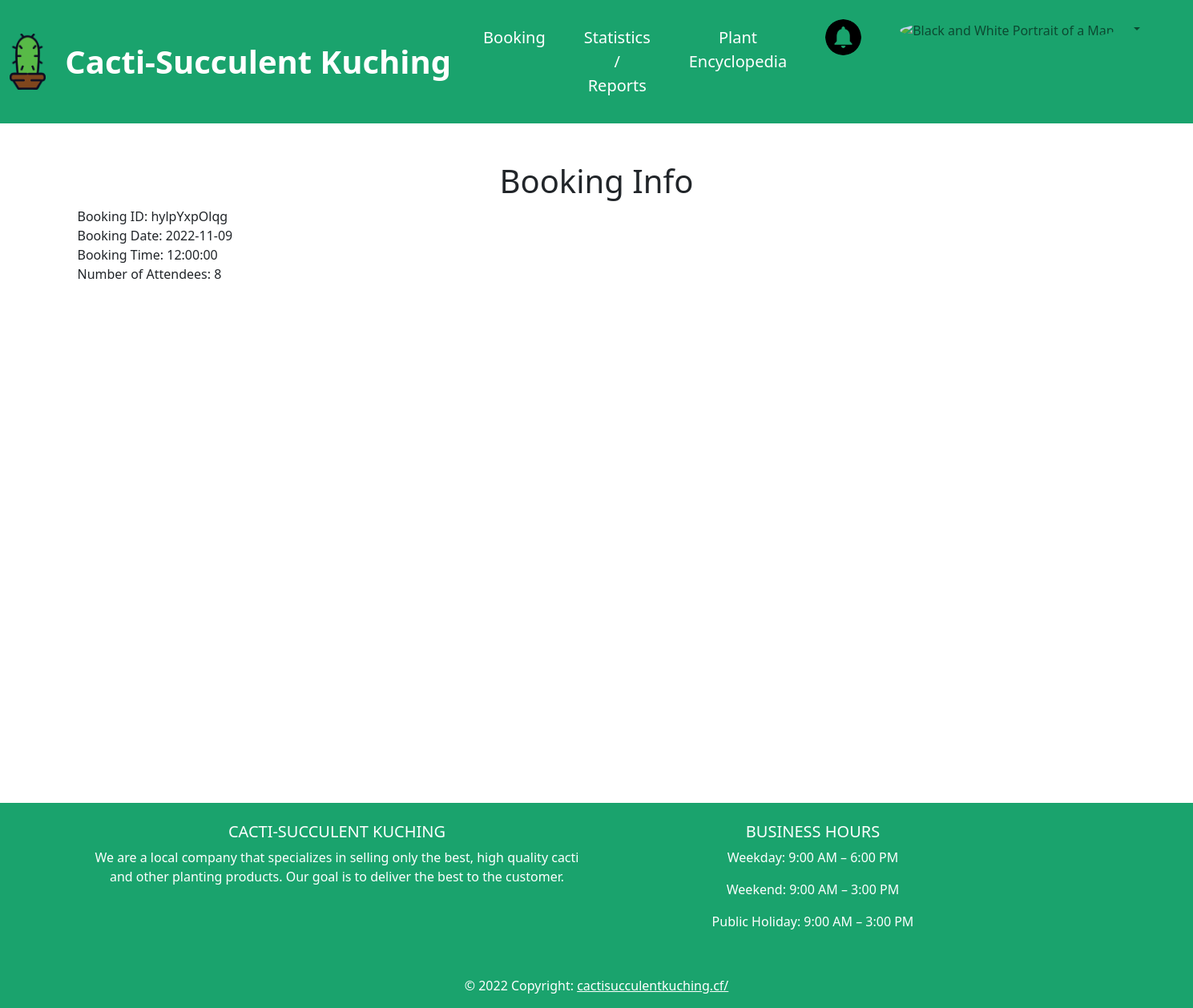
Screenshot of /booking.php?booking_id=hylpYxpOlqg (signed in) with the database file from the repository.
### tables this page shows
CREATE TABLE IF NOT EXISTS `booking_info` (
    booking_id CHAR(11) NOT NULL,
    booking_timestamp TIMESTAMP NOT NULL,
    appointment_date DATE NOT NULL,
    appointment_timeslot TIME NOT NULL,
    user_id INT UNSIGNED NOT NULL,
    number_of_attendees TINYINT UNSIGNED NOT NULL,
    booking_status ENUM('Confirmed', 'Cancelled') NOT NULL,
    edit_count INT UNSIGNED NOT NULL,
    cancellation_remarks VARCHAR(255),
    PRIMARY KEY (booking_id),
    FOREIGN KEY (user_id) REFERENCES user_info(user_id)
);

### booking/booking_functions.php (called while the page is built, shortened)
<?php
function checkBooking($id) {
    $conn = start_connection();
    $command = "SELECT appointment_date, appointment_timeslot, number_of_attendees FROM booking_info WHERE booking_id=?;";
    $stmt = mysqli_prepare($conn, $command);
    mysqli_stmt_bind_param($stmt, "s", $id);
    mysqli_stmt_execute($stmt);
    $result = mysqli_stmt_get_result($stmt);
    if (mysqli_num_rows($result) == 1) {
        $row = mysqli_fetch_assoc($result);
        return $row;
    }
    return false;
}
?>

### booking.php (the view, shortened to what this page needs)
<?php
 include 'booking/booking_functions.php';
 if (isset($_GET['booking_id'])) {
    $info = checkBooking($_GET['booking_id']);
 } else {
    header("Location: login.php");
    exit;
 }
?>
<!DOCTYPE html>
<html lang="en">
<head>
    <?php include 'page_head.php'; ?>
</head>
<body>
    <?php include 'header.php'; ?>
    <div class="container min-vh-100">
        <h1 class="text-center mt-5">Booking Info</h1>
        <div id="booking-info" class="col-12">
            <p>
            Booking ID: <?php echo $_GET['booking_id']; ?><br>
            Booking Date: <?php echo $info['appointment_date']; ?><br>
            Booking Time: <?php echo $info['appointment_timeslot']; ?><br>
            Number of Attendees: <?php echo $info['number_of_attendees']; ?>
            </p>
        </div>
    </div>
    <?php include 'footer.php'; ?>
</body>
</html>

### rows the page displays
booking_info: appointment_date "2022-11-09", appointment_timeslot "12:00:00", number_of_attendees "8"

### other values shown
$_GET['booking_id'] "hylpYxpOlqg"
